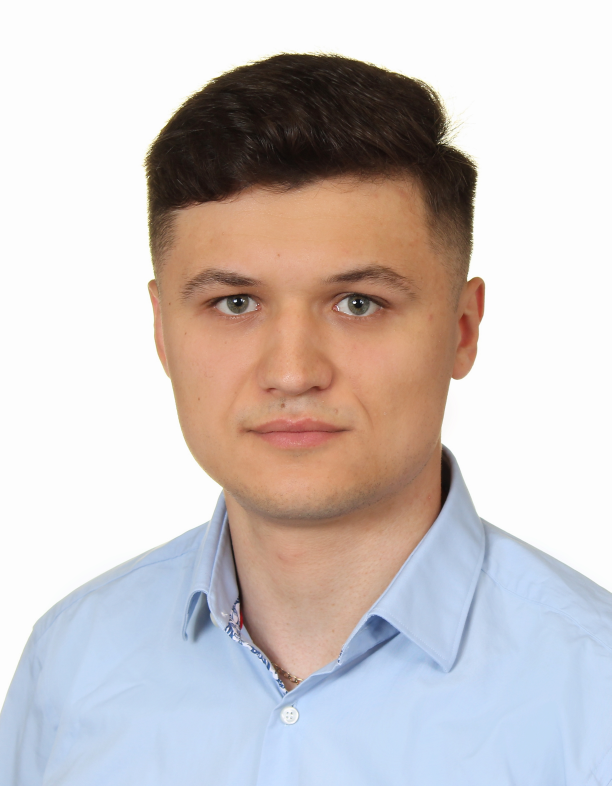
#> input picture Img/Dawid_Majewski.jpg, 1834 x 2358 px, found by its file name (shown at 1/3 size)
$ python portrait_prep.py
#> lines starting #> are read from the running program, lines starting #| are printed output that depends on the picture
# -*- coding: utf-8 -*-
"""
portrait_prep.py — one-time offline preparation of the portrait for the light theme.

Run ONCE from the project root:   python tools/portrait_prep.py
Reads   Img/Dawid_Majewski.jpg   (never modified)
Writes  Img/dm-portrait-336.{avif,webp,jpg}  and  Img/dm-portrait-672.{avif,webp,jpg}

NO BACKGROUND REMOVAL — BY DESIGN.
  An earlier version keyed the studio white to transparency so the photo could sit on the old dark
  page. That is abandoned: the hair is too fine to matte cleanly at this resolution, and on a LIGHT
  page it buys nothing anyway — a white studio background on a near-white page simply disappears.
  So the photo ships exactly as shot, opaque, and the CARD does the work of giving it an edge
  (see .id-card in index.html: a warm mat + a hairline, so the head never floats edgeless).

What this still does: a head-centred 3:4 crop, a LANCZOS downsample, and modern compression.
"""
import os
from PIL import Image

SRC = "Img/Dawid_Majewski.jpg"
OUT = "Img"
BASE = "dm-portrait"

# ---------------------------------------------------------------- 1. crop 3:4
# Source 1834x2358. 3:4 of the full height = 1768px wide.
# Head centre measured at x=949 (not the frame centre, 917), so bias the crop to the head:
# x0 = 949 - 884 = 65. Keeps every landmark (head top 6.3%, eyes 38.2%, chin 61.9%) and keeps
# the shoulders bleeding off both bottom corners.
im = Image.open(SRC).convert("RGB")
#> im is the input picture: PIL image 1834x2358 RGB; mean R, G, B 204.9, 196.9, 195.8
W0, H0 = im.size
#> W0 = 1834; H0 = 2358
CW = int(H0 * 3 / 4)                        # 1768
#> CW = 1768
x0 = min(max(949 - CW // 2, 0), W0 - CW)    # 65
#> x0 = 65
im = im.crop((x0, 0, x0 + CW, H0))          # 1768 x 2358
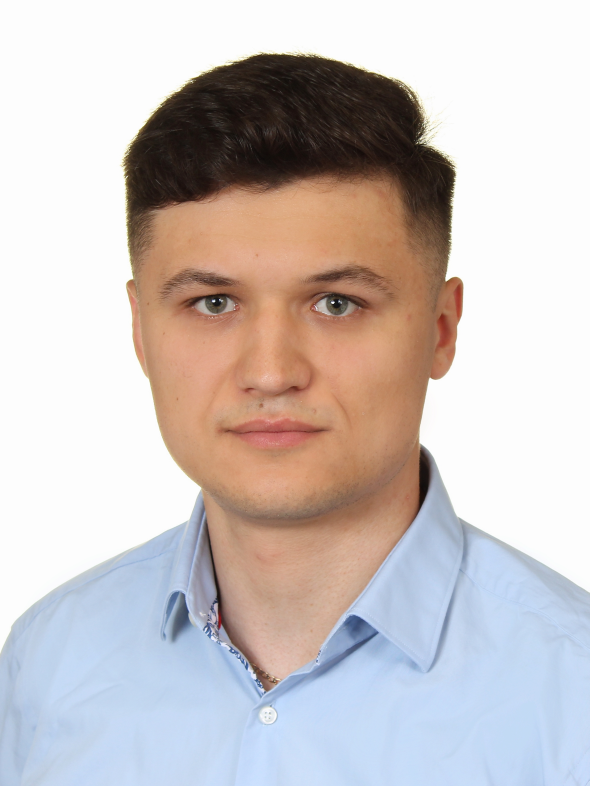
#> im: PIL image 1768x2358 RGB (shown at 1/3 size); mean R, G, B 203.4, 195.1, 193.8
print("crop: %dx%d from %dx%d (x0=%d)" % (im.width, im.height, W0, H0, x0))
#| crop: 1768x2358 from 1834x2358 (x0=65)

# ------------------------------------------------------ 2. export 1x and 2x, 3 formats
# Card column is 300px on desktop, capped at 320px below 860px.
# 336w covers DPR1, 672w covers DPR2. JPEG is the universal fallback (the photo is opaque
# now, so a JPEG fallback is finally free of the white-rectangle problem the alpha version had).
os.makedirs(OUT, exist_ok=True)
for w in (336, 672):
    r = im.resize((w, w * 4 // 3), Image.LANCZOS)
    for ext, kw in (("avif", dict(quality=62, speed=2)),
                    ("webp", dict(quality=86, method=6)),
                    ("jpg",  dict(quality=86, optimize=True, progressive=True))):
        p = os.path.join(OUT, "%s-%d.%s" % (BASE, w, ext))
        r.save(p, **kw)
        print("%-30s %4dx%-4d %7.1f KB" % (p, w, w * 4 // 3, os.path.getsize(p) / 1024))
#> this loop made 2 passes
#> pass 1, `r = im.resize((w, w * 4 // 3), Image.LANCZOS)`:
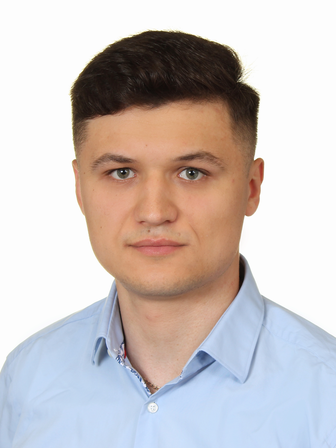
#> r: PIL image 336x448 RGB; mean R, G, B 203.4, 195.1, 193.8
